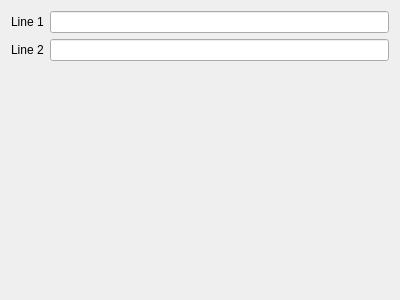
<?xml version="1.0" encoding="UTF-8"?>
<ui version="4.0">
 <class>TabText</class>
 <widget class="QWidget" name="TabText">
  <property name="geometry">
   <rect>
    <x>0</x>
    <y>0</y>
    <width>400</width>
    <height>300</height>
   </rect>
  </property>
  <property name="windowTitle">
   <string>Form</string>
  </property>
  <layout class="QGridLayout" name="gridLayout">
   <item row="2" column="1">
    <spacer name="verticalSpacer">
     <property name="orientation">
      <enum>Qt::Orientation::Vertical</enum>
     </property>
     <property name="sizeHint" stdset="0">
      <size>
       <width>20</width>
       <height>40</height>
      </size>
     </property>
    </spacer>
   </item>
   <item row="0" column="1">
    <widget class="QLineEdit" name="lineEdit"/>
   </item>
   <item row="1" column="1">
    <widget class="QLineEdit" name="lineEdit_2"/>
   </item>
   <item row="0" column="0">
    <widget class="QLabel" name="label">
     <property name="text">
      <string>Line 1</string>
     </property>
    </widget>
   </item>
   <item row="1" column="0">
    <widget class="QLabel" name="label_2">
     <property name="text">
      <string>Line 2</string>
     </property>
    </widget>
   </item>
  </layout>
 </widget>
 <resources/>
 <connections/>
</ui>
